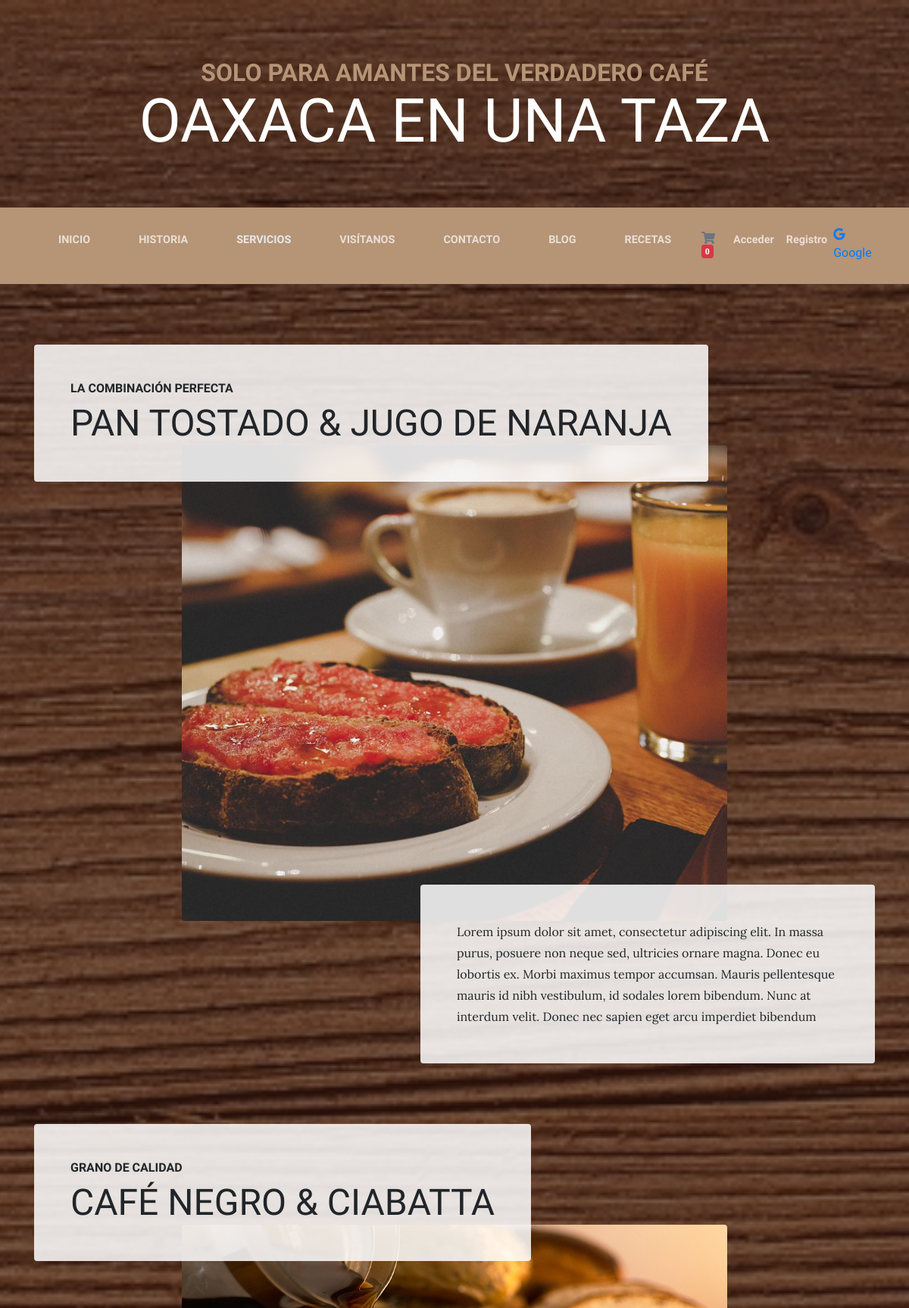
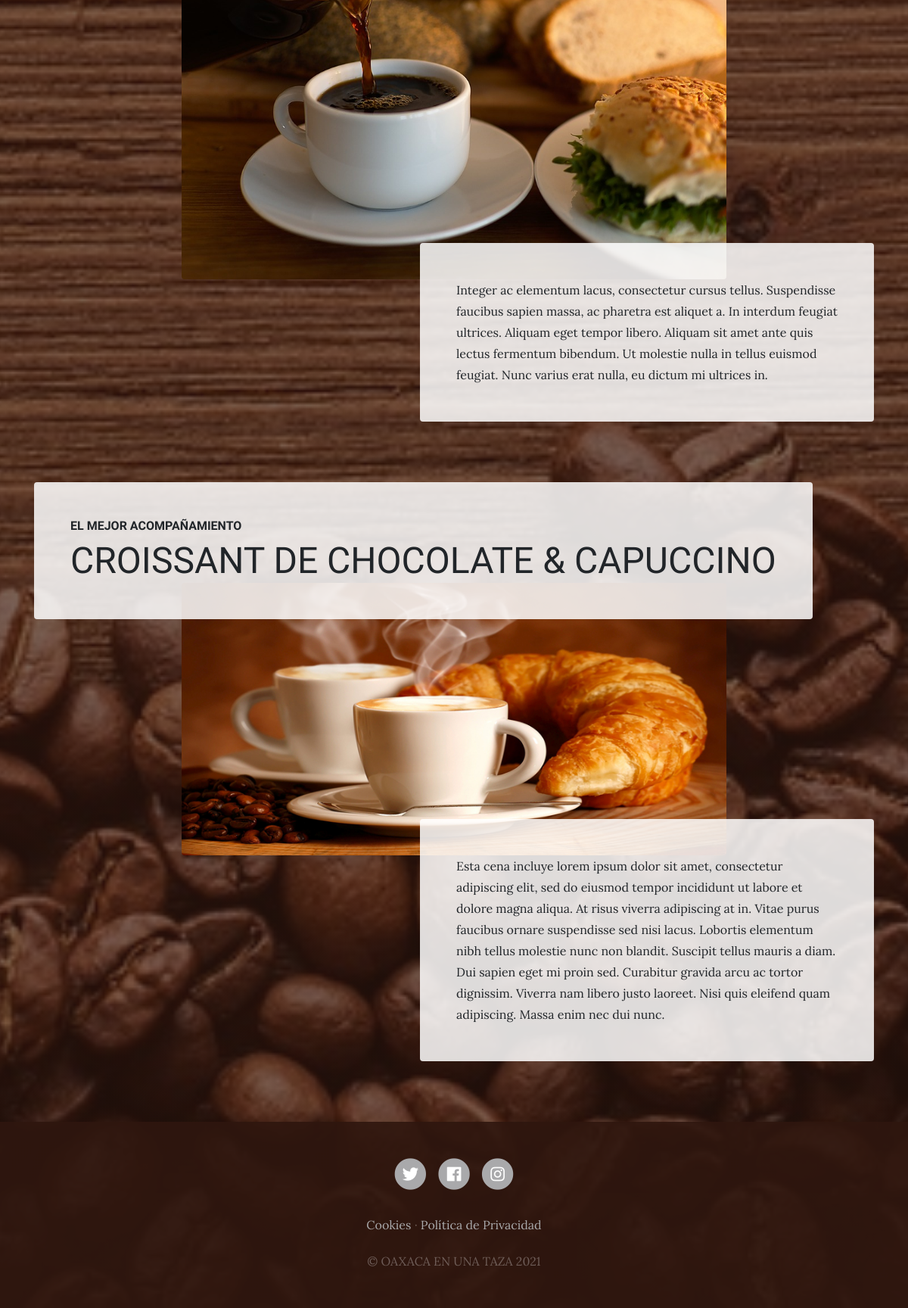
Page /services/ on the committed database (2 pictures, top to bottom).
### services/models.py (models this page shows, shortened)
class Service(models.Model):
    title = models.CharField(max_length=200,verbose_name="Titulo")
    subtitle = models.CharField(max_length=200,verbose_name="Subtitulo")
    content = models.TextField(verbose_name="Contenido")
    image = models.ImageField(verbose_name="Imagen",upload_to="services")
    created = models.DateTimeField(auto_now_add=True, verbose_name="Fecha de creación")
    updated = models.DateTimeField(auto_now=True, verbose_name="Fecha de edición")
    class Meta:
        verbose_name = "Servicio"
        verbose_name_plural = "Servicios"
        ordering = ["-created"]

### pages/models.py (models this page shows, shortened)
class Page(models.Model):
    title = models.CharField(max_length=200, verbose_name="Título")
    content = models.TextField(verbose_name="Content")
    created = models.DateTimeField(auto_now_add=True, verbose_name="Fecha de creación")
    updated = models.DateTimeField(auto_now=True, verbose_name="Fecha de edición")
    class Meta:
        verbose_name = "página"
        verbose_name_plural = "páginas"
        ordering = ['title']

### services/views.py (the view)
# urls.py: path('services/', include('services.urls')),
def services(request):
    servicios = Service.objects.all()
    return render(request,'services/services.html',{"services": servicios})

### pages/templatetags/pages_extras.py (called while the page is built)
@register.simple_tag
def get_page_list():
    pages = Page.objects.all()
    return pages

### services/templates/services/services.html
{% extends 'core/base.html' %}
{% block content %}
{% for service in services  %}
<section class="page-section">
    <div class="container">
        <div class="product-item">
            <div class="product-item-title d-flex">
                <div class="bg-faded p-5 d-flex mr-auto rounded">
                    <h2 class="section-heading mb-0">
                        <span class="section-heading-upper">{{service.title}}</span>
                        <span class="section-heading-lower">{{service.subtitle}}</span>
                    </h2>
                </div>
            </div>
            <img class="product-item-img mx-auto d-flex rounded img-fluid mb-3 mb-lg-0" src="{{ service.image.url }}"
                alt="">
            <div class="product-item-description d-flex ml-auto">
                <div class="bg-faded p-5 rounded">
                    <p class="mb-0">{{ service.content}}</p>
                </div>
            </div>
        </div>
    </div>
</section>
{% endfor %}
{% endblock %}

### core/templates/core/base.html (shortened to what this page needs)
<!DOCTYPE html>
<html lang="es">
<head>
  <link rel="stylesheet" href="https://stackpath.bootstrapcdn.com/bootstrap/4.1.1/css/bootstrap.min.css"
 />
  <link rel="stylesheet" href="https://use.fontawesome.com/releases/v5.0.13/css/all.css"
 />
  {% load static %}
  <link href="{% static 'core/css/business-casual.css' %}" rel="stylesheet">
</head>
<body>
  <h1 class="site-heading text-center text-white d-none d-lg-block">
    <span class="site-heading-upper text-primary mb-3">SOLO PARA AMANTES DEL VERDADERO CAFÉ
    </span>
    <span class="site-heading-lower">OAXACA EN UNA TAZA</span>
  </h1>
  <nav class="navbar navbar-expand-lg navbar-dark py-lg-4" id="mainNav">
    <div class="container">
      <div class="collapse navbar-collapse" id="navbarResponsive">
        <ul class="navbar-nav mx-auto">
          <li class="nav-item {% if request.path == '/' %} active {% endif %} px-lg-4">
            <a class="nav-link text-uppercase text-expanded" href="{% url 'home' %}">Inicio</a>
          </li>
          <li class="nav-item {% if request.path == '/about/' %} active {% endif %} px-lg-4">
            <a class="nav-link text-uppercase text-expanded" href="{% url 'about' %}">Historia</a>
          </li>
          <li class="nav-item {% if request.path == '/services/' %} active {% endif %} px-lg-4">
            <a class="nav-link text-uppercase text-expanded" href="{% url 'services' %}">Servicios</a>
          </li>
          <li class="nav-item {% if request.path == '/visit/' %} active {% endif %} px-lg-4">
            <a class="nav-link text-uppercase text-expanded" href="{% url 'visit_us' %}">Visítanos</a>
          </li>
          <li class="nav-item {% if request.path == '/contact/' %} active {% endif %} px-lg-4">
            <a class="nav-link text-uppercase text-expanded" href="{% url 'contact' %}">Contacto</a>
          </li>
          <li class="nav-item {% if request.path|slice:':6' == '/blog/' %} active {% endif %} px-lg-4">
            <a class="nav-link text-uppercase text-expanded" href="{% url 'blog' %}">Blog</a>
          </li>
          <li class="nav-item {% if request.path == '/recipe/' %} active {% endif %} px-lg-4">
            <a class="nav-link text-uppercase text-expanded" href="{% url 'recipes:recipes' %}">Recetas</a>
          </li>
          <li>
            <a href="#" onclick="realizaPedido()" class="nav-link text-secondary">
              <i class="fas fa-shopping-cart"> <span id="cart-badge" class="badge badge-danger">0</span> </i>
            </a>
          </li>
            {% if not request.user.is_authenticated %}
            <li class="nav-item">
              <a class="nav-link" href="{% url 'login' %}">Acceder</a>
            </li>
            <li class="nav-item">
              <a class="nav-link" href="{% url 'signup' %}">Registro</a>
            </li>
            <li>
              <a href="{% url 'social:begin' 'google-oauth2' %}?next={%  url 'home' %}">
                <i class="fab fa-google"></i> Google</a>
            </li>
            {% else %}
              <li class="nav-item">
                <a class="nav-link" href="{% url 'logout' %}">Salir</a>
              </li>
            {% endif %}
        </ul>
      </div>
    </div>
  </nav>
  {% block content %}
  {% endblock %}
  <footer class="footer text-faded text-center py-5">
    <div class="container">
      <p class="m-0">
        <a href="#" class="link">
          <span class="fa-stack fa-lg">
            <i class="fa fa-circle fa-stack-2x"></i>
            <i class="fab fa-twitter fa-stack-1x fa-inverse"></i>
          </span>
        </a>
        <a href="#" class="link">
          <span class="fa-stack fa-lg">
            <i class="fa fa-circle fa-stack-2x"></i>
            <i class="fab fa-facebook fa-stack-1x fa-inverse"></i>
          </span>
        </a>
        <a href="#" class="link">
          <span class="fa-stack fa-lg">
            <i class="fa fa-circle fa-stack-2x"></i>
            <i class="fab fa-instagram fa-stack-1x fa-inverse"></i>
          </span>
        </a>
      </p>
      <p class="m-0 mbt">
        {% load pages_extras %}
        {% get_page_list as page_list %}
        {% for page in page_list %}
          <a href="{% url 'page' page.id %}" class="link">{{page.title}}</a>
          {% if not forloop.last %}
          ·
          {% endif %}
        {% endfor %}
      </p>
      <p class="m-0 mbt1">&copy; OAXACA EN UNA TAZA 2021</p>
    </div>
  </footer>
</body>
</html>

### core/static/core/css/business-casual.css (style rules this page uses)
body { font-family: "Lora"; background: linear-gradient(rgba(47, 23, 15, 0.65), rgba(47, 23, 15, 0.65)), url("../img/Coffee_.jpg"); background-attachment: fixed; background-position: center; background-size: cover; }
h1, h2, h3, h4, h5, h6 { font-family: "Raleway"; }
p { line-height: 1.75; }
.text-faded { color: rgba(255, 255, 255, 0.3); }
.site-heading { margin-top: 5rem; margin-bottom: 5rem; text-transform: uppercase; line-height: 1; font-family: "Raleway"; }
.site-heading .site-heading-upper { display: block; font-size: 2rem; font-weight: 800; }
.site-heading .site-heading-lower { font-size: 5rem; font-weight: 100; line-height: 4rem; }
.page-section { margin-top: 5rem; margin-bottom: 5rem; }
.section-heading { text-transform: uppercase; }
.section-heading .section-heading-upper { display: block; font-size: 1rem; font-weight: 800; padding-bottom: 0.5rem; }
.section-heading .section-heading-lower { display: block; font-size: 3rem; font-weight: 100; }
.bg-faded { background-color: rgba(255, 255, 255, 0.85); }
#mainNav { background-color: #b69476; font-family: "Raleway"; }
#mainNav .navbar-nav .nav-item .nav-link { color: rgba(255, 255, 255, 0.7); font-weight: 800; }
#mainNav .navbar-nav .nav-item.active .nav-link { color: #e8e9eb; }
@media (min-width: 992px) { #mainNav .navbar-nav .nav-item .nav-link { font-size: 0.9rem; } }
@media (min-width: 992px) { .product-item .product-item-title { position: relative; z-index: 1; margin-bottom: -3rem; } }
@media (min-width: 992px) { .product-item .product-item-img { position: relative; z-index: 0; max-width: 60vw; } }
@media (min-width: 992px) { .product-item .product-item-description { position: relative; z-index: 1; margin-top: -3rem; max-width: 50vw; } }
.footer { background-color: rgba(47, 23, 15, 0.9); }
.text-primary { color: #b69476 !important; }
.mbt { padding-top: 2rem; }
.mbt1 { padding-top: 1.25rem; }
a.link { color: #a9a9ab; }

### rows in the picture
Service: title "LA COMBINACIÓN PERFECTA", subtitle "PAN TOSTADO & JUGO DE NARANJA", image (picture), content "Lorem ipsum dolor sit amet, consectetur adipiscing elit. In massa purus, posuere non neque sed, ultricies ornare magna. Donec eu lobortis ex. Morbi maximus tempor accumsan. Mauris pellentesque mauris id nibh vestibulum, id sodales lorem bibendum. Nunc at interdum velit. Donec nec sapien eget arcu imperdiet bibendum"
Service: title "GRANO DE CALIDAD", subtitle "CAFÉ NEGRO & CIABATTA", image (picture), content "Integer ac elementum lacus, consectetur cursus tellus. Suspendisse faucibus sapien massa, ac pharetra est aliquet a. In interdum feugiat ultrices. Aliquam eget tempor libero. Aliquam sit amet ante quis lectus fermentum bibendum. Ut molestie nulla in tellus euismod feugiat. Nunc varius erat nulla, eu dictum mi ultrices in."
Service: title "EL MEJOR ACOMPAÑAMIENTO", subtitle "CROISSANT DE CHOCOLATE & CAPUCCINO", image (picture), content "Esta cena incluye lorem ipsum dolor sit amet, consectetur adipiscing elit, sed do eiusmod tempor incididunt ut labore et dolore magna aliqua. At risus viverra adipiscing at in. Vitae purus faucibus ornare suspendisse sed nisi lacus. Lobortis elementum nibh tellus molestie nunc non blandit. Suscipit tellus mauris a diam. Dui sapien eget mi proin sed. Curabitur gravida arcu ac tortor dignissim. Viverra nam libero justo laoreet. Nisi quis eleifend quam adipiscing. Massa enim nec dui nunc."
Page: title "Cookies"
Page: title "Política de Privacidad"
